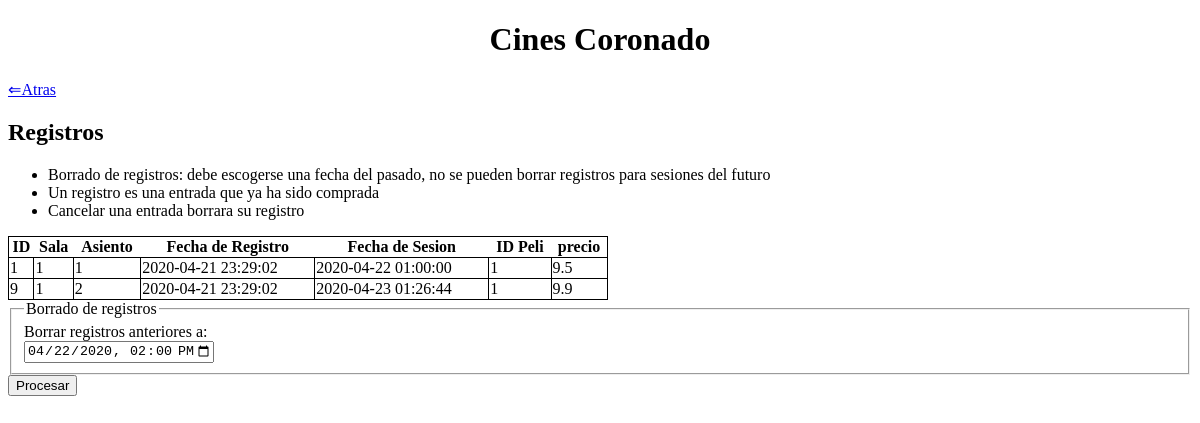
The page /registros.php on the database as committed earlier.
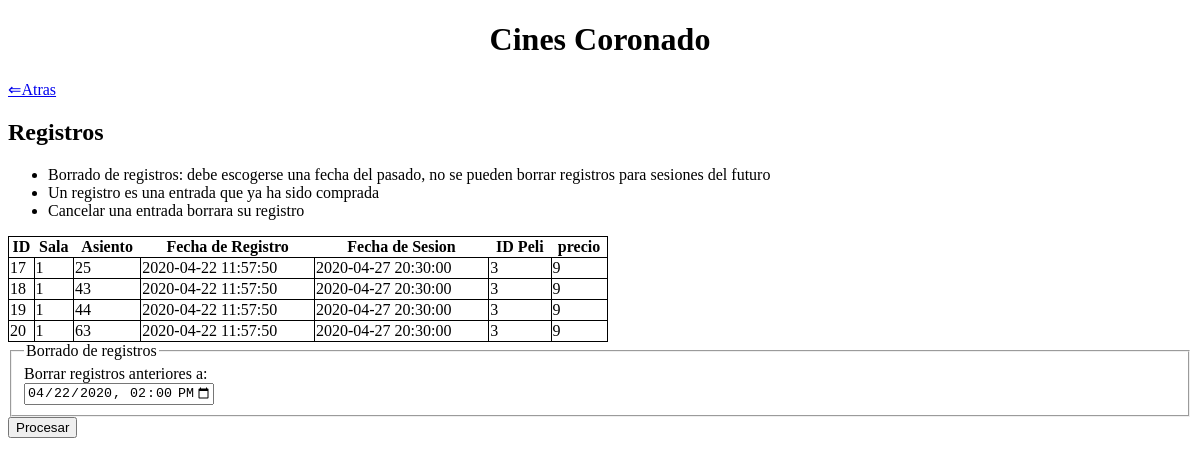
The same page on the database as committed later.
### tables this page shows
CREATE TABLE `registro` (
  `id` int(11) NOT NULL,
  `sesion` datetime NOT NULL,
  `id_sala` int(11) NOT NULL,
  `asiento` int(11) NOT NULL,
  `fecha` timestamp NOT NULL DEFAULT current_timestamp() ON UPDATE current_timestamp()
);

CREATE TABLE `sesion` (
  `fecha` datetime NOT NULL,
  `id_sala` int(11) NOT NULL,
  `id_peli` int(11) NOT NULL,
  `precio` float NOT NULL
);

### includes/DAOs/DAO.php (called while the page is built, shortened)
<?php
class DAO {
    private $mysqli = null;
    public function __construct(){
        if(!$this->mysqli){
            $this->mysqli = new mysqli("localhost", "root", "", "cine_php");
        }
    }
    protected function consultar($sql){
        if ($sql != "") {
            $consulta = $this->mysqli->query($sql) or die ($this->mysqli->error. " en la línea ".(__LINE__-1));
            $tablaDatos = array();
            if (substr($sql, 0, 6) == "SELECT") {
                if ($consulta) {
                    while ($fila = mysqli_fetch_assoc($consulta)){
                        array_push($tablaDatos, $fila);
                    }
                }
            }
            return $tablaDatos;
        }
        else {
            return 0;
        }
    }
}
?>

### includes/controller.php (called while the page is built, shortened)
<?php
require_once(__DIR__ . '/DAOs/registroDAO.php');
class controller{
    private $registroDAO;
    private static $instance = null;
    public function __construct(){
        $this->registroDAO = new registroDAO();
    }
     public static function getInstance() {
        if (null === self::$instance) {
            self::$instance = new self();
        }
        return self::$instance;
    }
    public function selectAllRegistros()
    {
        return $this->registroDAO->selectAll();
    }
}

### includes/config.php (called while the page is built, shortened)
<?php
require_once __DIR__.'/controller.php';
$ctrl = controller::getInstance();
?>

### includes/DAOs/registroDAO.php (called while the page is built, shortened)
<?php
require_once(__DIR__.'/DAO.php');
class registroDAO extends DAO
{
    public function selectAll()
    {
        $query =
        "SELECT r.id as id_registro, r.sesion, r.id_sala, r.asiento, r.fecha as fecha_registro, s.id_peli, s.precio
         FROM registro r
         JOIN sesion s ON r.sesion = s.fecha";
        return $this->consultar($query);
    }
}
?>

### registros.php (the view, shortened to what this page needs)
<?php
	require_once 'includes/config.php';
?>
<!DOCTYPE html>
<html>
<head>
</head>
<body>
	<h1 align="center">Cines Coronado</h1>
	<a href="index.php"> ⇐Atras </a>
	<h2>Registros</h2>
	<ul>
		<li>Borrado de registros: debe escogerse una fecha del pasado, no se pueden borrar registros para sesiones del futuro</li>
		<li>Un registro es una entrada que ya ha sido comprada</li>
		<li>Cancelar una entrada borrara su registro</li>
	</ul>
	<?php
	$datos = $ctrl->selectAllRegistros();
	echo
	'<table>
     <tr> <th>ID</th> <th>Sala</th> <th>Asiento</th> <th>Fecha de Registro</th> <th>Fecha de Sesion</th>
          <th>ID Peli</th> <th>precio</th> </tr>';
	foreach ($datos as $valor)
	{
	    echo
	    '<tr>
	    <td>'.$valor['id_registro'].'</td>
        <td>'.$valor['id_sala'].'</td>
        <td>'.$valor['asiento'].'</td>
        <td>'.$valor['fecha_registro'].'</td>
        <td>'.$valor['sesion'].'</td>
        <td>'.$valor['id_peli'].'</td>
        <td>'.$valor['precio'].'</td>
	    </tr>';
	}
	echo '</table>';
	?>
	<form action="procesarRegistro.php" method="post">
		<fieldset>
		<legend>Borrado de registros</legend>
			Borrar registros anteriores a:<br>
            <input type="datetime-local" name="fecha" value=<?php echo substr(date("c", time()), 0, 16);?>
            max=<?php echo substr(date("c", time()), 0, 16);?>><br>
  		</fieldset>
        <input type="submit" name="procesar" value="Procesar">
    </form>
</body>
</html>

### registros.php (style rules this page uses)
table { border: 1px solid black; border-collapse: collapse; width: 600px; }
td { border: 1px solid black; }

Rows that differ between the two databases and show on the page:
removed registro: id "1", id_sala "1", asiento "1", fecha "2020-04-21 23:29:02", sesion "2020-04-22 01:00:00", sesion.id_peli "1", sesion.precio "9.5"
removed registro: id "9", id_sala "1", asiento "2", fecha "2020-04-21 23:29:02", sesion "2020-04-23 01:26:44", sesion.id_peli "1", sesion.precio "9.9"
added registro: id "17", id_sala "1", asiento "25", fecha "2020-04-22 11:57:50", sesion "2020-04-27 20:30:00", sesion.id_peli "3", sesion.precio "9"
added registro: id "18", id_sala "1", asiento "43", fecha "2020-04-22 11:57:50", sesion "2020-04-27 20:30:00", sesion.id_peli "3", sesion.precio "9"
added registro: id "19", id_sala "1", asiento "44", fecha "2020-04-22 11:57:50", sesion "2020-04-27 20:30:00", sesion.id_peli "3", sesion.precio "9"
added registro: id "20", id_sala "1", asiento "63", fecha "2020-04-22 11:57:50", sesion "2020-04-27 20:30:00", sesion.id_peli "3", sesion.precio "9"
